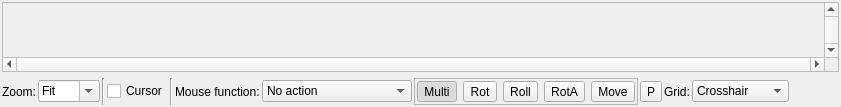
  <widget class="QWidget" name="centralwidget">
   <layout class="QVBoxLayout" name="verticalLayout" stretch="0">
    <property name="spacing">
     <number>2</number>
    </property>
    <property name="leftMargin">
     <number>2</number>
    </property>
    <property name="topMargin">
     <number>2</number>
    </property>
    <property name="rightMargin">
     <number>2</number>
    </property>
    <property name="bottomMargin">
     <number>2</number>
    </property>
    <item>
     <widget class="QWidget" name="widgetWithImage" native="true">
      <layout class="QVBoxLayout" name="verticalLayout_3">
       <property name="leftMargin">
        <number>0</number>
       </property>
       <property name="topMargin">
        <number>0</number>
       </property>
       <property name="rightMargin">
        <number>0</number>
       </property>
       <property name="bottomMargin">
        <number>0</number>
       </property>
       <item>
        <widget class="MyScrolledArea" name="scrollAreaForImage">
         <property name="verticalScrollBarPolicy">
          <enum>Qt::ScrollBarAlwaysOn</enum>
         </property>
         <property name="horizontalScrollBarPolicy">
          <enum>Qt::ScrollBarAlwaysOn</enum>
         </property>
         <property name="widgetResizable">
          <bool>true</bool>
         </property>
         <widget class="QWidget" name="scrollAreaWidgetContents">
          <property name="geometry">
           <rect>
            <x>0</x>
            <y>0</y>
            <width>1215</width>
            <height>817</height>
           </rect>
          </property>
          <layout class="QVBoxLayout" name="scrollAreaLayoutRenderedImage">
           <property name="spacing">
            <number>0</number>
           </property>
           <property name="leftMargin">
            <number>0</number>
           </property>
           <property name="topMargin">
            <number>0</number>
           </property>
           <property name="rightMargin">
            <number>0</number>
           </property>
           <property name="bottomMargin">
            <number>0</number>
           </property>
          </layout>
         </widget>
        </widget>
       </item>
       <item>
        <layout class="QVBoxLayout" name="verticalLayout_center">
         <property name="spacing">
          <number>2</number>
         </property>
         <item>
          <layout class="QHBoxLayout" name="hl_zoom" stretch="0,0,0,0,0,0,0,0,0,0,0,0">
           <property name="spacing">
            <number>2</number>
           </property>
           <item>
            <widget class="QLabel" name="label">
             <property name="sizePolicy">
              <sizepolicy hsizetype="Preferred" vsizetype="Minimum">
               <horstretch>0</horstretch>
               <verstretch>0</verstretch>
              </sizepolicy>
             </property>
             <property name="minimumSize">
              <size>
               <width>0</width>
               <height>0</height>
              </size>
             </property>
             <property name="text">
              <string>Zoom:</string>
             </property>
            </widget>
           </item>
           <item>
            <widget class="MyComboBox" name="comboBox_image_preview_scale">
             <property name="sizePolicy">
              <sizepolicy hsizetype="Preferred" vsizetype="Maximum">
               <horstretch>0</horstretch>
               <verstretch>0</verstretch>
              </sizepolicy>
             </property>
             <property name="editable">
              <bool>true</bool>
             </property>
             <property name="currentIndex">
              <number>0</number>
             </property>
             <item>
              <property name="text">
               <string>Fit</string>
              </property>
             </item>
             <item>
              <property name="text">
               <string>400%</string>
              </property>
             </item>
             <item>
              <property name="text">
               <string>200%</string>
              </property>
             </item>
             <item>
              <property name="text">
               <string>100%</string>
              </property>
             </item>
             <item>
              <property name="text">
               <string>50%</string>
              </property>
             </item>
             <item>
              <property name="text">
               <string>25%</string>
              </property>
             </item>
             <item>
              <property name="text">
               <string>10%</string>
              </property>
             </item>
            </widget>
           </item>
           <item>
            <widget class="Line" name="line">
             <property name="orientation">
              <enum>Qt::Vertical</enum>
             </property>
            </widget>
           </item>
           <item>
            <widget class="MyCheckBox" name="checkBox_show_cursor">
             <property name="sizePolicy">
              <sizepolicy hsizetype="Minimum" vsizetype="Maximum">
               <horstretch>0</horstretch>
               <verstretch>0</verstretch>
              </sizepolicy>
             </property>
             <property name="text">
              <string>Cursor</string>
             </property>
            </widget>
           </item>
           <item>
            <widget class="Line" name="line_2">
             <property name="orientation">
              <enum>Qt::Vertical</enum>
             </property>
            </widget>
           </item>
           <item>
            <widget class="QLabel" name="label_mouse_click_functions">
             <property name="text">
              <string>Mouse function:</string>
             </property>
            </widget>
           </item>
           <item>
            <widget class="MyComboBox" name="comboBox_mouse_click_function">
             <property name="sizePolicy">
              <sizepolicy hsizetype="Preferred" vsizetype="Maximum">
               <horstretch>0</horstretch>
               <verstretch>0</verstretch>
              </sizepolicy>
             </property>
             <property name="minimumSize">
              <size>
               <width>150</width>
               <height>0</height>
              </size>
             </property>
             <property name="toolTip">
              <string>&lt;html&gt;&lt;head/&gt;&lt;body&gt;&lt;p&gt;Select the action performed when clicking on the image.&lt;/p&gt;&lt;ul style=&quot;margin-top: 0px; margin-bottom: 0px; margin-left: 0px; margin-right: 0px; -qt-list-indent: 1;&quot;&gt;&lt;li style=&quot; margin-top:0px; margin-bottom:0px; margin-left:0px; margin-right:0px; -qt-block-indent:0; text-indent:0px;&quot;&gt;&lt;span style=&quot; font-weight:600;&quot;&gt;No action&lt;/span&gt; – disables mouse click actions.&lt;/li&gt;&lt;li style=&quot; margin-top:0px; margin-bottom:0px; margin-left:0px; margin-right:0px; -qt-block-indent:0; text-indent:0px;&quot;&gt;&lt;span style=&quot; font-weight:600;&quot;&gt;Move the camera&lt;/span&gt; – moves the camera or target (depends on movement/rotation mode).&lt;/li&gt;&lt;li style=&quot; margin-top:0px; margin-bottom:0px; margin-left:0px; margin-right:0px; -qt-block-indent:0; text-indent:0px;&quot;&gt;&lt;span style=&quot; font-weight:600;&quot;&gt;Set fog visibility&lt;/span&gt; – sets the visibility distance for the basic fog effect.&lt;/li&gt;&lt;li style=&quot; margin-top:0px; margin-bottom:0px; margin-left:0px; margin-right:0px; -qt-block-indent:0; text-indent:0px;&quot;&gt;&lt;span style=&quot; font-weight:600;&quot;&gt;Set DOF focus&lt;/span&gt; – sets the focal distance/object for depth of field.&lt;/li&gt;&lt;li style=&quot; margin-top:0px; margin-bottom:0px; margin-left:0px; margin-right:0px; -qt-block-indent:0; text-indent:0px;&quot;&gt;&lt;span style=&quot; font-weight:600;&quot;&gt;Get Julia constant&lt;/span&gt; – samples the Julia constant from the clicked point.&lt;/li&gt;&lt;li style=&quot; margin-top:0px; margin-bottom:0px; margin-left:0px; margin-right:0px; -qt-block-indent:0; text-indent:0px;&quot;&gt;&lt;span style=&quot; font-weight:600;&quot;&gt;Place light #n&lt;/span&gt; – places the selected light at the clicked point. &lt;br/&gt;Ctrl + Mouse wheel: move light forward/backward &lt;br/&gt;Alt + Mouse wheel: adjust placement depth&lt;/li&gt;&lt;li style=&quot; margin-top:0px; margin-bottom:0px; margin-left:0px; margin-right:0px; -qt-block-indent:0; text-indent:0px;&quot;&gt;&lt;span style=&quot; font-weight:600;&quot;&gt;Place primitive&lt;/span&gt; – places the selected primitive at the clicked point.&lt;/li&gt;&lt;li style=&quot; margin-top:0px; margin-bottom:0px; margin-left:0px; margin-right:0px; -qt-block-indent:0; text-indent:0px;&quot;&gt;&lt;span style=&quot; font-weight:600;&quot;&gt;Place center of random light&lt;/span&gt; – sets the distribution center for random lights.&lt;/li&gt;&lt;li style=&quot; margin-top:0px; margin-bottom:0px; margin-left:0px; margin-right:0px; -qt-block-indent:0; text-indent:0px;&quot;&gt;&lt;span style=&quot; font-weight:600;&quot;&gt;Get coordinates&lt;/span&gt; – shows 3D coordinates and distance at the clicked point.&lt;/li&gt;&lt;li style=&quot; margin-top:0px; margin-bottom:0px; margin-left:0px; margin-right:0px; -qt-block-indent:0; text-indent:0px;&quot;&gt;&lt;span style=&quot; font-weight:600;&quot;&gt;Wrap limits around object&lt;/span&gt; – adjusts render limits to the clicked object.&lt;/li&gt;&lt;li style=&quot; margin-top:0px; margin-bottom:0px; margin-left:0px; margin-right:0px; -qt-block-indent:0; text-indent:0px;&quot;&gt;&lt;span style=&quot; font-weight:600;&quot;&gt;Flight speed control&lt;/span&gt; – LMB: speed up, RMB: slow down, arrows: strafe, Z/X: roll, Space: pause, Shift: orthogonal move.&lt;/li&gt;&lt;/ul&gt;&lt;/body&gt;&lt;/html&gt;</string>
             </property>
             <item>
              <property name="text">
               <string>No action</string>
              </property>
             </item>
            </widget>
           </item>
           <item>
            <widget class="QFrame" name="frame">
             <property name="frameShape">
              <enum>QFrame::StyledPanel</enum>
             </property>
             <property name="frameShadow">
              <enum>QFrame::Raised</enum>
             </property>
             <layout class="QHBoxLayout" name="horizontalLayout">
              <property name="leftMargin">
               <number>2</number>
              </property>
              <property name="topMargin">
               <number>2</number>
              </property>
              <property name="rightMargin">
               <number>2</number>
              </property>
              <property name="bottomMargin">
               <number>2</number>
              </property>
              <item>
               <widget class="QToolButton" name="toolButton_multiMode">
                <property name="toolTip">
                 <string>Auto - Rotation mode depends on used button</string>
                </property>
                <property name="text">
                 <string>Multi</string>
                </property>
                <property name="icon">
                 <iconset resource="icons.qrc">
                  <normaloff>:/navigation/icons/auto.svg</normaloff>:/navigation/icons/auto.svg</iconset>
                </property>
                <property name="checkable">
                 <bool>true</bool>
                </property>
                <property name="checked">
                 <bool>true</bool>
                </property>
                <property name="autoExclusive">
                 <bool>true</bool>
                </property>
               </widget>
              </item>
              <item>
               <widget class="QToolButton" name="toolButton_rotMode">
                <property name="toolTip">
                 <string>Rotate camera</string>
                </property>
                <property name="text">
                 <string>Rot</string>
                </property>
                <property name="icon">
                 <iconset resource="icons.qrc">
                  <normaloff>:/navigation/icons/rot.svg</normaloff>:/navigation/icons/rot.svg</iconset>
                </property>
                <property name="checkable">
                 <bool>true</bool>
                </property>
                <property name="autoExclusive">
                 <bool>true</bool>
                </property>
               </widget>
              </item>
              <item>
               <widget class="QToolButton" name="toolButton_rollMode">
                <property name="toolTip">
                 <string>Roll camera</string>
                </property>
                <property name="text">
                 <string>Roll</string>
                </property>
                <property name="icon">
                 <iconset resource="icons.qrc">
                  <normaloff>:/navigation/icons/roll.svg</normaloff>:/navigation/icons/roll.svg</iconset>
                </property>
                <property name="checkable">
                 <bool>true</bool>
                </property>
                <property name="autoExclusive">
                 <bool>true</bool>
                </property>
               </widget>
              </item>
              <item>
               <widget class="QToolButton" name="toolButton_rotAroundMode">
                <property name="toolTip">
                 <string>Rotate around indicated point</string>
                </property>
                <property name="text">
                 <string>RotA</string>
                </property>
                <property name="icon">
                 <iconset resource="icons.qrc">
                  <normaloff>:/navigation/icons/rot-around.svg</normaloff>:/navigation/icons/rot-around.svg</iconset>
                </property>
                <property name="checkable">
                 <bool>true</bool>
                </property>
                <property name="autoExclusive">
                 <bool>true</bool>
                </property>
               </widget>
              </item>
              <item>
               <widget class="QToolButton" name="toolButton_moveMode">
                <property name="toolTip">
                 <string>Move camera</string>
                </property>
                <property name="text">
                 <string>Move</string>
                </property>
                <property name="icon">
                 <iconset resource="icons.qrc">
                  <normaloff>:/navigation/icons/cross.svg</normaloff>:/navigation/icons/cross.svg</iconset>
                </property>
                <property name="checkable">
                 <bool>true</bool>
                </property>
                <property name="autoExclusive">
                 <bool>true</bool>
                </property>
               </widget>
              </item>
             </layout>
            </widget>
           </item>
           <item>
            <widget class="QToolButton" name="toolButton_preciseRotation">
             <property name="toolTip">
              <string>Precise rotations</string>
             </property>
             <property name="text">
              <string>P</string>
             </property>
             <property name="icon">
              <iconset resource="icons.qrc">
               <normaloff>:/navigation/icons/precise.svg</normaloff>:/navigation/icons/precise.svg</iconset>
             </property>
             <property name="checkable">
              <bool>true</bool>
             </property>
            </widget>
           </item>
           <item>
            <widget class="QLabel" name="label_2">
             <property name="text">
              <string>Grid:</string>
             </property>
            </widget>
           </item>
           <item>
            <widget class="MyComboBox" name="comboBox_grid_type">
             <item>
              <property name="text">
               <string>Crosshair</string>
              </property>
             </item>
             <item>
              <property name="text">
               <string>Thirds grid</string>
              </property>
             </item>
             <item>
              <property name="text">
               <string>Golden ratio</string>
              </property>
             </item>
            </widget>
           </item>
           <item>
            <spacer name="horizontalSpacer">
             <property name="orientation">
              <enum>Qt::Horizontal</enum>
             </property>
             <property name="sizeHint" stdset="0">
              <size>
               <width>40</width>
               <height>20</height>
              </size>
             </property>
            </spacer>
           </item>
          </layout>
         </item>
        </layout>
       </item>
      </layout>
     </widget>
    </item>
   </layout>
  </widget>
